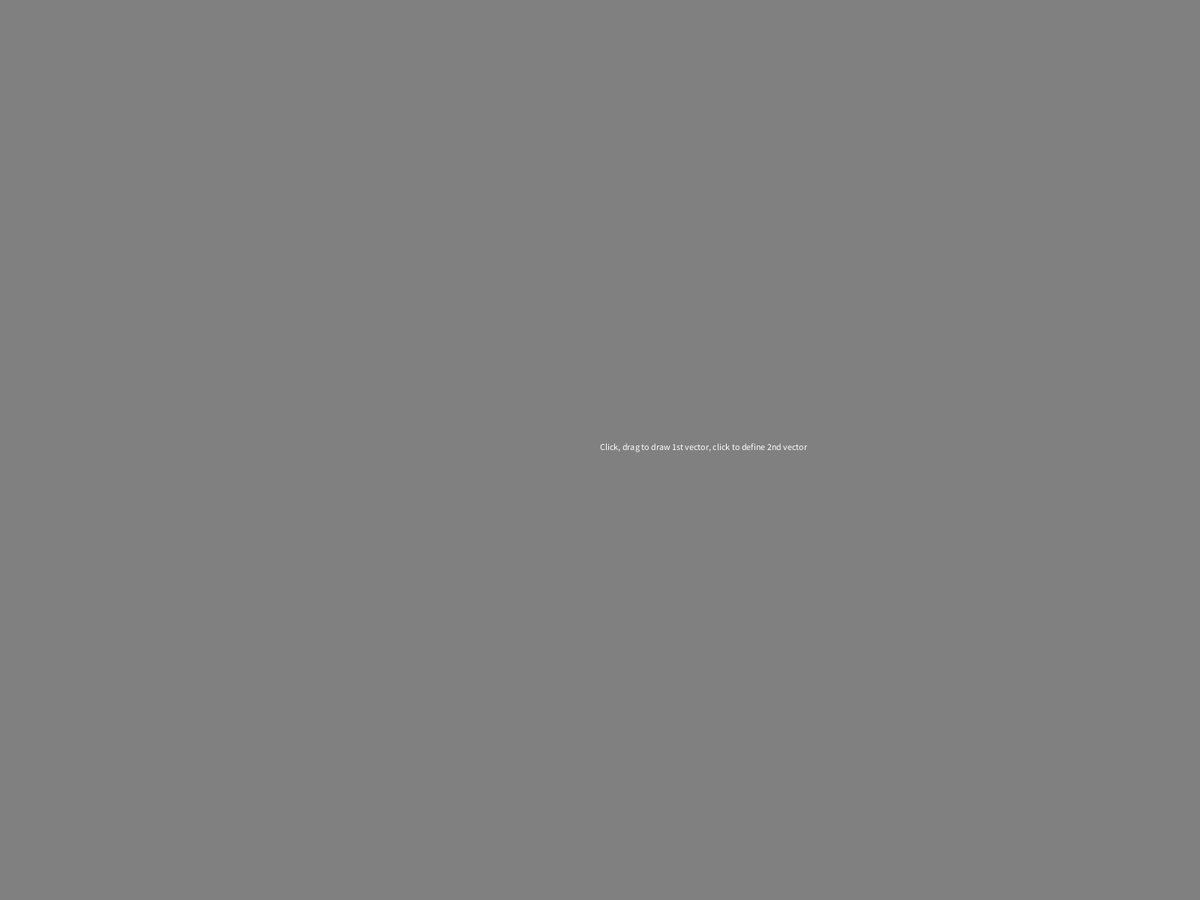
Frame 1 (no input)
Frame 60 (the mouse pressed at the canvas centre just before this capture): identical to frame 1, image omitted
Frame 120 (the mouse held since frame 60 and released just before this capture): blank canvas, image omitted

The Processing sketch that drew this single still picture (run headless with seeded random() and noise(); from frame 60 on, the mouse is pressed at the canvas centre):

// Processing sketch: VectorAddSketch
// ── VectorAddSketch.pde
// Global vars: 

int x1, x2, x3, y1, y2, y3 ;
boolean started, drawing, drawingV1 ;
PVector v1, v2, v3 ;

// Specify canvas size, initialise PVector variables
void setup() {
  fullScreen() ;
  v1 = new PVector(0, 0) ;
  v2 = new PVector(0, 0) ;
  v3 = new PVector(0, 0) ;
  started = false ;
  drawing = false ;
  drawingV1 = false ;
}

// clear background, render current vector and textual desc
void draw() {
  background(128);
  if (!started) {
    text("Click, drag to draw 1st vector, click to define 2nd vector",
         displayWidth/2, displayHeight/2) ;
    return ; 
  }  
  if (!drawing) {
    stroke(0) ;
    line (x1, y1, x2, y2) ;
    line (x2, y2, x3, y3) ;
    stroke(255) ;
    line (x1, y1, x3, y3) ;
    text("x1: " + x1, 0, 10); 
    text("y1: " + y1, 100, 10);
    text("x2: " + x2, 0, 30); 
    text("y2: " + y2, 100, 30);
    text("x3: " + x3, 0, 50); 
    text("y3: " + y3, 100, 50);
    text("Vector1: ("+v1.x+", "+v1.y+")", 0, 70) ; 
    text("Vector2: ("+v2.x+", "+v2.y+")", 0, 90) ; 
    text("Vector1+Vector2: ("+v3.x+", "+v3.y+")", 0, 110) ; 
  }
  else if (drawingV1) {
    line (x1, y1, mouseX, mouseY) ; 
  }
  else {
    line (x1, y1, x2, y2) ;
    line (x2, y2, mouseX, mouseY) ; 
  }
}

// We only care if mouse pressed if not drawing.
void mousePressed() {
  started = true ;
  if (!drawing) {
    x1 = mouseX ;
    y1 = mouseY ;
    drawing = true ;
    drawingV1 = true ;
  }
}

// mouseReleased signifies end of each vector
void mouseReleased() {
  if (drawingV1) {
    x2 = mouseX ;
    y2 = mouseY ;
    drawingV1 = false ;
    v1 = new PVector(x2-x1, y2-y1) ;
  }
  else {
    x3 = mouseX ;
    y3 = mouseY ;
    v2 = new PVector(x3-x2, y3-y2) ;
    v3 = new PVector(x3-x1, y3-y1) ;
    drawing = false ; 
  }
}
